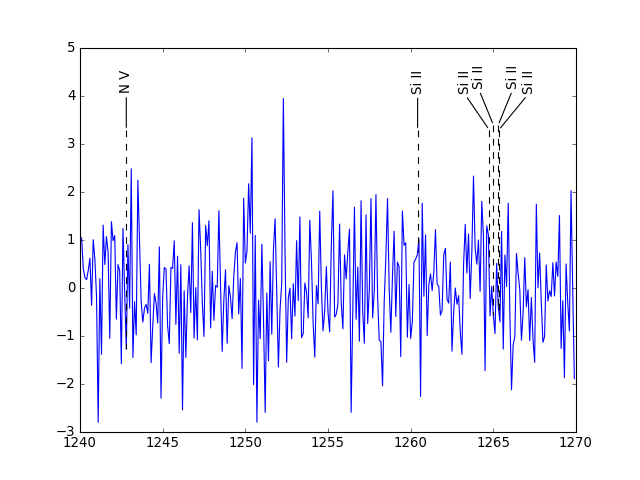

Reproduce this figure in Python.
import numpy as np
from matplotlib import pyplot as plt
import matplotlib as mpl
import lineid_plot

wave = 1240 + np.arange(300) * 0.1
flux = np.random.normal(size=300)
line_wave = [1242.80, 1260.42, 1264.74, 1265.00, 1265.2, 1265.3, 1265.35]
line_flux = np.interp(line_wave, wave, flux)
line_label1 = ['N V', 'Si II', 'Si II', 'Si II', 'Si II', 'Si II', 'Si II']
label1_sizes = np.array([12, 12, 12, 12, 12, 12, 12])

fig = plt.figure()
ax = fig.add_subplot(111)
ax.plot(wave, flux)
ax.axis([1240, 1270, -3, 5])

arrow_tips = [3.3, 3.3, 3.3, 3.4, 3.5, 3.4, 3.3]
box_loc = [4.3, 4.3, 4.3, 4.4, 4.5, 4.4, 4.3]
lineid_plot.plot_line_ids(wave, flux, line_wave, line_label1,
  arrow_tip=arrow_tips, box_loc=box_loc, ax=ax)

a = ax.findobj(mpl.text.Annotation)
for i in a:
    if i.get_label() == "Si II_num_4":
       i.set_visible(False)

a = ax.findobj(mpl.lines.Line2D)
for i in a:
    if i.get_label() == "Si II_num_4_line":
       i.set_visible(False)

plt.show()
